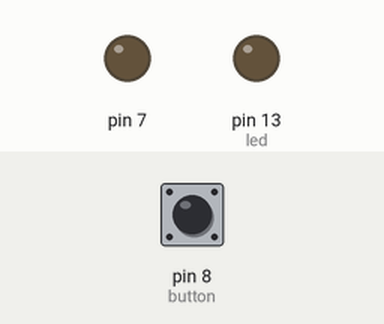
Recording of a sketch running on a simulated Arduino Uno, built with avr-gcc and run on an emulated ATmega328P. Parts: output pins drawn as LEDs (lit = HIGH). The test bench sets the inputs (shaded band); at power-on: pin 8 (button) HIGH.

Above: at 1.2 s.
1.3 s: pin 8 (button) pulled LOW for 3.2 s
At 5.6 s:
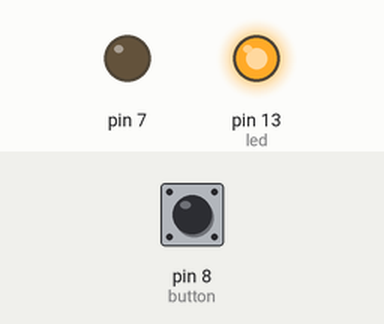
6.0 s: pin 8 (button) pulled LOW for 0.15 s
At 7.2 s:
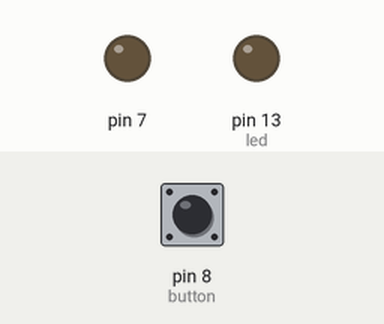
7.6 s: pin 8 (button) pulled LOW for 1 s
At 9.1 s:
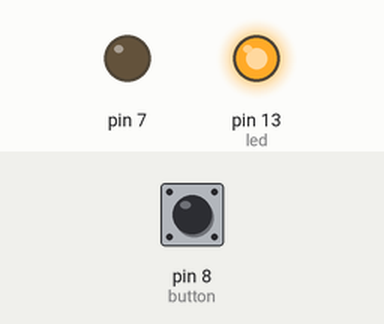
Timing chart, 0 to 10.6 s (numbered marks = the images above; inputs shaded):
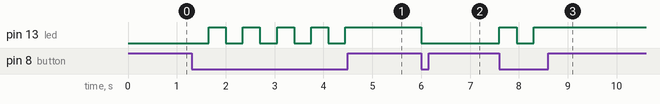

The sketch:

button.ino
```cpp
/*int led=13,button=8;

void setup() {
  // put your setup code here, to run once:
pinMode(led,OUTPUT);
pinMode(button,INPUT_PULLUP);
}

void loop() {
  // put your main code here, to run repeatedly:
if(digitalRead(button)==HIGH)digitalWrite(led,LOW);
if(digitalRead(button)==LOW)digitalWrite(led,HIGH);
}
*/
int led=13,button=8;
bool ledstate=true;

void setup() {
  pinMode(led,OUTPUT);
  pinMode(7,OUTPUT);
  pinMode(button,INPUT_PULLUP);
}
void loop() {
  for(;digitalRead(button)==HIGH;){}

  // 当按键按下时，点亮或熄灭LED
  if(ledstate==true)
  {
    digitalWrite(led,LOW);
    ledstate=!ledstate;
  }
  else
  {
    digitalWrite(led,HIGH);
    ledstate=!ledstate;
  }
  delay(350);

}
```

Measured:
- after the input at 1.3 s, pin 13 (led): alternates HIGH for 0.35 s and LOW for 0.35 s, 9 changes in all, then stays HIGH, starting after 0.35 s
- after the input at 6.0 s, pin 13 (led): HIGH → LOW at once
- after the input at 7.6 s, pin 13 (led): LOW → HIGH at once, → LOW 0.35 s later, → HIGH 0.35 s later
